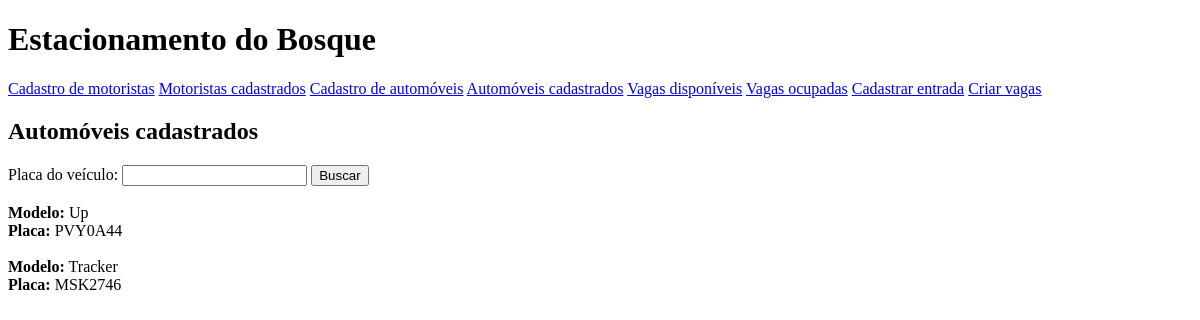
Before: /vehicle/registered_vehicle with the older database file.
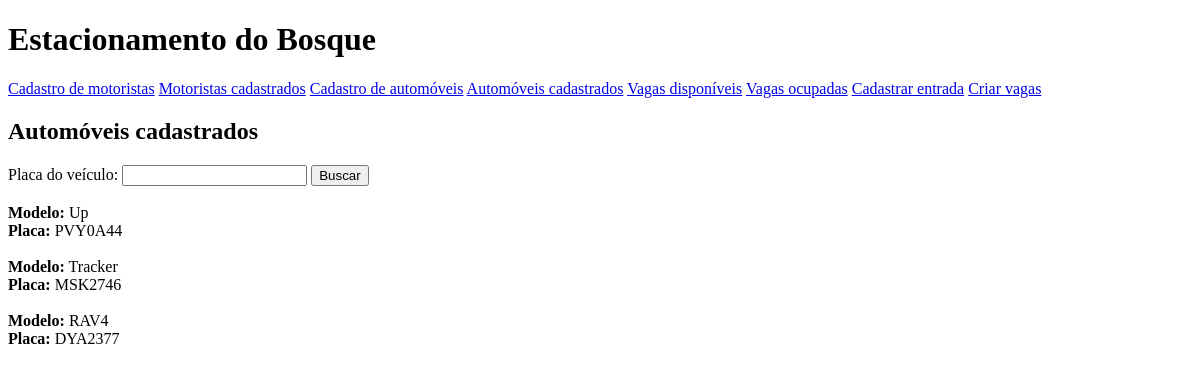
After: the same page with the newer database file.
### vehicle/models.py (models this page shows, shortened)
class Vehicle(models.Model):
    driver = models.ForeignKey(
        Driver,
        blank=True,
        null=True,
        default=None,
        on_delete=models.SET_DEFAULT,
    )
    model = models.CharField(max_length=50)
    vehicle_plate = models.CharField(max_length=7)
    checkin_datetime = models.DateTimeField(auto_now=True)
    parked = models.BooleanField(default=False)

### vehicle/views.py (the view)
# urls.py: path('registered_vehicle', views.registered_vehicle, name='registered_vehicle'),
def registered_vehicle(request):
    form = VehicleSearchForm()
    all_registered_vehicles = Vehicle.objects.all()
    return render(request, 'registered_vehicles.html', {
        'form': form,
        'all_registered_vehicles': all_registered_vehicles,
    })

### vehicle/my_forms.py
class VehicleSearchForm(forms.Form):
    plate_search = forms.CharField(max_length=50)

### vehicle/templates/registered_vehicles.html (shortened to what this page needs)
{% extends "core_index.html" %}
{% block content %}
    <h2>Automóveis cadastrados</h2>
    <section>
        <form action="{% url "vehicle:plate_search" %}" method="post">
            Placa do veículo: {{ form.plate_search }}
            <input type="submit" value="Buscar">
            <br>
            <br>
        </form>
    </section>
    <section>
        {% for vehicle in all_registered_vehicles %}
            <div id="registered_vehicles">
                <span><b>Modelo:</b> {{ vehicle.model }}</span><br>
                <span><b>Placa:</b> {{ vehicle.vehicle_plate }}</span><br>
                <br>
            </div>
        {% endfor %}
    </section>
{% endblock content %}

Changed rows visible on the page:
added Vehicle: model "RAV4", vehicle_plate "DYA2377"
